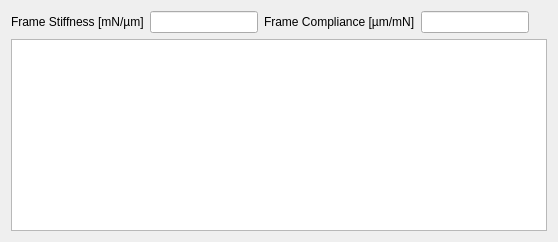
            <widget class="QWidget" name="tab">
             <attribute name="title">
              <string>Frame Compliance</string>
             </attribute>
             <layout class="QGridLayout" name="gridLayout">
              <item row="2" column="0">
               <widget class="QLabel" name="label_10">
                <property name="text">
                 <string>Frame Stiffness [mN/µm]</string>
                </property>
               </widget>
              </item>
              <item row="4" column="0" colspan="7">
               <widget class="QGraphicsView" name="graphicsView_tabFrameStiffness"/>
              </item>
              <item row="2" column="1">
               <widget class="QLineEdit" name="lineEdit_FrameStiffness_Calibration">
                <property name="enabled">
                 <bool>true</bool>
                </property>
                <property name="sizePolicy">
                 <sizepolicy hsizetype="Maximum" vsizetype="Fixed">
                  <horstretch>0</horstretch>
                  <verstretch>0</verstretch>
                 </sizepolicy>
                </property>
                <property name="text">
                 <string/>
                </property>
                <property name="frame">
                 <bool>true</bool>
                </property>
                <property name="dragEnabled">
                 <bool>false</bool>
                </property>
                <property name="readOnly">
                 <bool>true</bool>
                </property>
                <property name="clearButtonEnabled">
                 <bool>false</bool>
                </property>
               </widget>
              </item>
              <item row="2" column="2">
               <widget class="QLabel" name="label_11">
                <property name="text">
                 <string>Frame Compliance [µm/mN]</string>
                </property>
               </widget>
              </item>
              <item row="2" column="3">
               <widget class="QLineEdit" name="lineEdit_FrameCompliance_Calibration">
                <property name="sizePolicy">
                 <sizepolicy hsizetype="Maximum" vsizetype="Fixed">
                  <horstretch>0</horstretch>
                  <verstretch>0</verstretch>
                 </sizepolicy>
                </property>
                <property name="readOnly">
                 <bool>true</bool>
                </property>
               </widget>
              </item>
             </layout>
            </widget>
